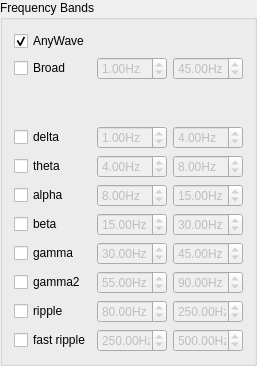
      <widget class="QGroupBox" name="groupBox_4">
       <property name="sizePolicy">
        <sizepolicy hsizetype="Expanding" vsizetype="Expanding">
         <horstretch>0</horstretch>
         <verstretch>0</verstretch>
        </sizepolicy>
       </property>
       <property name="title">
        <string>Frequency Bands</string>
       </property>
       <layout class="QGridLayout" name="gridLayout_3">
        <item row="0" column="0">
         <widget class="QCheckBox" name="checkAnyWave">
          <property name="sizePolicy">
           <sizepolicy hsizetype="Expanding" vsizetype="Fixed">
            <horstretch>0</horstretch>
            <verstretch>0</verstretch>
           </sizepolicy>
          </property>
          <property name="text">
           <string>AnyWave</string>
          </property>
          <property name="checked">
           <bool>true</bool>
          </property>
         </widget>
        </item>
        <item row="1" column="0">
         <widget class="QCheckBox" name="checkBroad">
          <property name="sizePolicy">
           <sizepolicy hsizetype="Preferred" vsizetype="Fixed">
            <horstretch>0</horstretch>
            <verstretch>0</verstretch>
           </sizepolicy>
          </property>
          <property name="text">
           <string>Broad</string>
          </property>
         </widget>
        </item>
        <item row="1" column="1">
         <widget class="QDoubleSpinBox" name="spinBroadHP">
          <property name="enabled">
           <bool>false</bool>
          </property>
          <property name="sizePolicy">
           <sizepolicy hsizetype="Preferred" vsizetype="Fixed">
            <horstretch>0</horstretch>
            <verstretch>0</verstretch>
           </sizepolicy>
          </property>
          <property name="maximumSize">
           <size>
            <width>70</width>
            <height>16777215</height>
           </size>
          </property>
          <property name="suffix">
           <string>Hz</string>
          </property>
          <property name="maximum">
           <double>9999999999999999635896294965248.000000000000000</double>
          </property>
          <property name="singleStep">
           <double>0.000000000000000</double>
          </property>
          <property name="value">
           <double>1.000000000000000</double>
          </property>
         </widget>
        </item>
        <item row="1" column="2">
         <widget class="QDoubleSpinBox" name="spinBroadLP">
          <property name="enabled">
           <bool>false</bool>
          </property>
          <property name="sizePolicy">
           <sizepolicy hsizetype="Preferred" vsizetype="Fixed">
            <horstretch>0</horstretch>
            <verstretch>0</verstretch>
           </sizepolicy>
          </property>
          <property name="maximumSize">
           <size>
            <width>70</width>
            <height>16777215</height>
           </size>
          </property>
          <property name="suffix">
           <string>Hz</string>
          </property>
          <property name="maximum">
           <double>9999999999999999635896294965248.000000000000000</double>
          </property>
          <property name="singleStep">
           <double>0.000000000000000</double>
          </property>
          <property name="value">
           <double>45.000000000000000</double>
          </property>
         </widget>
        </item>
        <item row="2" column="1">
         <spacer name="verticalSpacer_3">
          <property name="orientation">
           <enum>Qt::Vertical</enum>
          </property>
          <property name="sizeHint" stdset="0">
           <size>
            <width>20</width>
            <height>40</height>
           </size>
          </property>
         </spacer>
        </item>
        <item row="3" column="0">
         <widget class="QCheckBox" name="checkDelta">
          <property name="sizePolicy">
           <sizepolicy hsizetype="Preferred" vsizetype="Fixed">
            <horstretch>0</horstretch>
            <verstretch>0</verstretch>
           </sizepolicy>
          </property>
          <property name="text">
           <string>delta</string>
          </property>
         </widget>
        </item>
        <item row="3" column="1">
         <widget class="QDoubleSpinBox" name="spinDeltaHP">
          <property name="enabled">
           <bool>false</bool>
          </property>
          <property name="sizePolicy">
           <sizepolicy hsizetype="Preferred" vsizetype="Fixed">
            <horstretch>0</horstretch>
            <verstretch>0</verstretch>
           </sizepolicy>
          </property>
          <property name="maximumSize">
           <size>
            <width>70</width>
            <height>16777215</height>
           </size>
          </property>
          <property name="suffix">
           <string>Hz</string>
          </property>
          <property name="maximum">
           <double>9999999999999999635896294965248.000000000000000</double>
          </property>
          <property name="singleStep">
           <double>0.000000000000000</double>
          </property>
          <property name="value">
           <double>1.000000000000000</double>
          </property>
         </widget>
        </item>
        <item row="3" column="2">
         <widget class="QDoubleSpinBox" name="spinDeltaLP">
          <property name="enabled">
           <bool>false</bool>
          </property>
          <property name="sizePolicy">
           <sizepolicy hsizetype="Preferred" vsizetype="Fixed">
            <horstretch>0</horstretch>
            <verstretch>0</verstretch>
           </sizepolicy>
          </property>
          <property name="maximumSize">
           <size>
            <width>70</width>
            <height>16777215</height>
           </size>
          </property>
          <property name="suffix">
           <string>Hz</string>
          </property>
          <property name="maximum">
           <double>9999999999999999635896294965248.000000000000000</double>
          </property>
          <property name="singleStep">
           <double>0.000000000000000</double>
          </property>
          <property name="value">
           <double>4.000000000000000</double>
          </property>
         </widget>
        </item>
        <item row="4" column="0">
         <widget class="QCheckBox" name="checkTheta">
          <property name="sizePolicy">
           <sizepolicy hsizetype="Preferred" vsizetype="Fixed">
            <horstretch>0</horstretch>
            <verstretch>0</verstretch>
           </sizepolicy>
          </property>
          <property name="text">
           <string>theta</string>
          </property>
         </widget>
        </item>
        <item row="4" column="1">
         <widget class="QDoubleSpinBox" name="spinThetaHP">
          <property name="enabled">
           <bool>false</bool>
          </property>
          <property name="sizePolicy">
           <sizepolicy hsizetype="Preferred" vsizetype="Fixed">
            <horstretch>0</horstretch>
            <verstretch>0</verstretch>
           </sizepolicy>
          </property>
          <property name="maximumSize">
           <size>
            <width>70</width>
            <height>16777215</height>
           </size>
          </property>
          <property name="suffix">
           <string>Hz</string>
          </property>
          <property name="maximum">
           <double>9999999999999999635896294965248.000000000000000</double>
          </property>
          <property name="singleStep">
           <double>0.000000000000000</double>
          </property>
          <property name="value">
           <double>4.000000000000000</double>
          </property>
         </widget>
        </item>
        <item row="4" column="2">
         <widget class="QDoubleSpinBox" name="spinThetaLP">
          <property name="enabled">
           <bool>false</bool>
          </property>
          <property name="sizePolicy">
           <sizepolicy hsizetype="Preferred" vsizetype="Fixed">
            <horstretch>0</horstretch>
            <verstretch>0</verstretch>
           </sizepolicy>
          </property>
          <property name="maximumSize">
           <size>
            <width>70</width>
            <height>16777215</height>
           </size>
          </property>
          <property name="suffix">
           <string>Hz</string>
          </property>
          <property name="maximum">
           <double>9999999999999999635896294965248.000000000000000</double>
          </property>
          <property name="singleStep">
           <double>0.000000000000000</double>
          </property>
          <property name="value">
           <double>8.000000000000000</double>
          </property>
         </widget>
        </item>
        <item row="5" column="0">
         <widget class="QCheckBox" name="checkAlpha">
          <property name="text">
           <string>alpha</string>
          </property>
         </widget>
        </item>
        <item row="5" column="1">
         <widget class="QDoubleSpinBox" name="spinAlphaHP">
          <property name="enabled">
           <bool>false</bool>
          </property>
          <property name="sizePolicy">
           <sizepolicy hsizetype="Preferred" vsizetype="Fixed">
            <horstretch>0</horstretch>
            <verstretch>0</verstretch>
           </sizepolicy>
          </property>
          <property name="maximumSize">
           <size>
            <width>70</width>
            <height>16777215</height>
           </size>
          </property>
          <property name="suffix">
           <string>Hz</string>
          </property>
          <property name="maximum">
           <double>9999999999999999635896294965248.000000000000000</double>
          </property>
          <property name="singleStep">
           <double>0.000000000000000</double>
          </property>
          <property name="value">
           <double>8.000000000000000</double>
          </property>
         </widget>
        </item>
        <item row="5" column="2">
         <widget class="QDoubleSpinBox" name="spinAlphaLP">
          <property name="enabled">
           <bool>false</bool>
          </property>
          <property name="sizePolicy">
           <sizepolicy hsizetype="Preferred" vsizetype="Fixed">
            <horstretch>0</horstretch>
            <verstretch>0</verstretch>
           </sizepolicy>
          </property>
          <property name="maximumSize">
           <size>
            <width>70</width>
            <height>16777215</height>
           </size>
          </property>
          <property name="suffix">
           <string>Hz</string>
          </property>
          <property name="maximum">
           <double>9999999999999999635896294965248.000000000000000</double>
          </property>
          <property name="singleStep">
           <double>0.000000000000000</double>
          </property>
          <property name="value">
           <double>15.000000000000000</double>
          </property>
         </widget>
        </item>
        <item row="6" column="0">
         <widget class="QCheckBox" name="checkBeta">
          <property name="sizePolicy">
           <sizepolicy hsizetype="Preferred" vsizetype="Fixed">
            <horstretch>0</horstretch>
            <verstretch>0</verstretch>
           </sizepolicy>
          </property>
          <property name="text">
           <string>beta</string>
          </property>
         </widget>
        </item>
        <item row="6" column="1">
         <widget class="QDoubleSpinBox" name="spinBetaHP">
          <property name="enabled">
           <bool>false</bool>
          </property>
          <property name="sizePolicy">
           <sizepolicy hsizetype="Preferred" vsizetype="Fixed">
            <horstretch>0</horstretch>
            <verstretch>0</verstretch>
           </sizepolicy>
          </property>
          <property name="maximumSize">
           <size>
            <width>70</width>
            <height>16777215</height>
           </size>
          </property>
          <property name="suffix">
           <string>Hz</string>
          </property>
          <property name="maximum">
           <double>9999999999999999635896294965248.000000000000000</double>
          </property>
          <property name="singleStep">
           <double>0.000000000000000</double>
          </property>
          <property name="value">
           <double>15.000000000000000</double>
          </property>
         </widget>
        </item>
        <item row="6" column="2">
         <widget class="QDoubleSpinBox" name="spinBetaLP">
          <property name="enabled">
           <bool>false</bool>
          </property>
          <property name="sizePolicy">
           <sizepolicy hsizetype="Preferred" vsizetype="Fixed">
            <horstretch>0</horstretch>
            <verstretch>0</verstretch>
           </sizepolicy>
          </property>
          <property name="maximumSize">
           <size>
            <width>70</width>
            <height>16777215</height>
           </size>
          </property>
          <property name="suffix">
           <string>Hz</string>
          </property>
          <property name="maximum">
           <double>9999999999999999635896294965248.000000000000000</double>
          </property>
          <property name="singleStep">
           <double>0.000000000000000</double>
          </property>
          <property name="value">
           <double>30.000000000000000</double>
          </property>
         </widget>
        </item>
        <item row="7" column="0">
         <widget class="QCheckBox" name="checkGamma">
          <property name="sizePolicy">
           <sizepolicy hsizetype="Preferred" vsizetype="Fixed">
            <horstretch>0</horstretch>
            <verstretch>0</verstretch>
           </sizepolicy>
          </property>
          <property name="text">
           <string>gamma</string>
          </property>
         </widget>
        </item>
        <item row="7" column="1">
         <widget class="QDoubleSpinBox" name="spinGammaHP">
          <property name="enabled">
           <bool>false</bool>
          </property>
          <property name="sizePolicy">
           <sizepolicy hsizetype="Preferred" vsizetype="Fixed">
            <horstretch>0</horstretch>
            <verstretch>0</verstretch>
           </sizepolicy>
          </property>
          <property name="maximumSize">
           <size>
            <width>70</width>
            <height>16777215</height>
           </size>
          </property>
          <property name="suffix">
           <string>Hz</string>
          </property>
          <property name="maximum">
           <double>9999999999999999635896294965248.000000000000000</double>
          </property>
          <property name="singleStep">
           <double>0.000000000000000</double>
          </property>
          <property name="value">
           <double>30.000000000000000</double>
          </property>
         </widget>
        </item>
        <item row="7" column="2">
         <widget class="QDoubleSpinBox" name="spinGammaLP">
          <property name="enabled">
           <bool>false</bool>
          </property>
          <property name="sizePolicy">
           <sizepolicy hsizetype="Preferred" vsizetype="Fixed">
            <horstretch>0</horstretch>
            <verstretch>0</verstretch>
           </sizepolicy>
          </property>
          <property name="maximumSize">
           <size>
            <width>70</width>
            <height>16777215</height>
           </size>
          </property>
          <property name="suffix">
           <string>Hz</string>
          </property>
          <property name="maximum">
           <double>9999999999999999635896294965248.000000000000000</double>
          </property>
          <property name="singleStep">
           <double>0.000000000000000</double>
          </property>
          <property name="value">
           <double>45.000000000000000</double>
          </property>
         </widget>
        </item>
        <item row="8" column="0">
         <widget class="QCheckBox" name="checkGamma2">
          <property name="sizePolicy">
           <sizepolicy hsizetype="Preferred" vsizetype="Fixed">
            <horstretch>0</horstretch>
            <verstretch>0</verstretch>
           </sizepolicy>
          </property>
          <property name="text">
           <string>gamma2</string>
          </property>
         </widget>
        </item>
        <item row="8" column="1">
         <widget class="QDoubleSpinBox" name="spinGamma2HP">
          <property name="enabled">
           <bool>false</bool>
          </property>
          <property name="sizePolicy">
           <sizepolicy hsizetype="Preferred" vsizetype="Fixed">
            <horstretch>0</horstretch>
            <verstretch>0</verstretch>
           </sizepolicy>
          </property>
          <property name="maximumSize">
           <size>
            <width>70</width>
            <height>16777215</height>
           </size>
          </property>
          <property name="suffix">
           <string>Hz</string>
          </property>
          <property name="decimals">
           <number>2</number>
          </property>
          <property name="maximum">
           <double>9999999999999999635896294965248.000000000000000</double>
          </property>
          <property name="singleStep">
           <double>0.000000000000000</double>
          </property>
          <property name="value">
           <double>55.000000000000000</double>
          </property>
         </widget>
        </item>
        <item row="8" column="2">
         <widget class="QDoubleSpinBox" name="spinGamma2LP">
          <property name="enabled">
           <bool>false</bool>
          </property>
          <property name="sizePolicy">
           <sizepolicy hsizetype="Preferred" vsizetype="Fixed">
            <horstretch>0</horstretch>
            <verstretch>0</verstretch>
           </sizepolicy>
          </property>
          <property name="maximumSize">
           <size>
            <width>70</width>
            <height>16777215</height>
           </size>
          </property>
          <property name="suffix">
           <string>Hz</string>
          </property>
          <property name="maximum">
           <double>9999999999999999635896294965248.000000000000000</double>
          </property>
          <property name="singleStep">
           <double>0.000000000000000</double>
          </property>
          <property name="value">
           <double>90.000000000000000</double>
          </property>
         </widget>
        </item>
        <item row="9" column="0">
         <widget class="QCheckBox" name="checkRipple">
          <property name="sizePolicy">
           <sizepolicy hsizetype="Preferred" vsizetype="Fixed">
            <horstretch>0</horstretch>
            <verstretch>0</verstretch>
           </sizepolicy>
          </property>
          <property name="text">
           <string>ripple</string>
          </property>
         </widget>
        </item>
        <item row="9" column="1">
         <widget class="QDoubleSpinBox" name="spinRippleHP">
          <property name="enabled">
           <bool>false</bool>
          </property>
          <property name="sizePolicy">
           <sizepolicy hsizetype="Preferred" vsizetype="Fixed">
            <horstretch>0</horstretch>
            <verstretch>0</verstretch>
           </sizepolicy>
          </property>
          <property name="maximumSize">
           <size>
            <width>70</width>
            <height>16777215</height>
           </size>
          </property>
          <property name="suffix">
           <string>Hz</string>
          </property>
          <property name="decimals">
           <number>2</number>
          </property>
          <property name="maximum">
           <double>9999999999999999635896294965248.000000000000000</double>
          </property>
          <property name="singleStep">
           <double>0.000000000000000</double>
          </property>
          <property name="value">
           <double>80.000000000000000</double>
          </property>
         </widget>
        </item>
        <item row="9" column="2">
         <widget class="QDoubleSpinBox" name="spinRippleLP">
          <property name="enabled">
           <bool>false</bool>
          </property>
          <property name="sizePolicy">
           <sizepolicy hsizetype="Preferred" vsizetype="Fixed">
            <horstretch>0</horstretch>
            <verstretch>0</verstretch>
           </sizepolicy>
          </property>
          <property name="maximumSize">
           <size>
            <width>70</width>
            <height>16777215</height>
           </size>
          </property>
          <property name="suffix">
           <string>Hz</string>
          </property>
          <property name="decimals">
           <number>2</number>
          </property>
          <property name="maximum">
           <double>9999999999999999635896294965248.000000000000000</double>
          </property>
          <property name="singleStep">
           <double>0.000000000000000</double>
          </property>
          <property name="value">
           <double>250.000000000000000</double>
          </property>
         </widget>
        </item>
        <item row="10" column="0">
         <widget class="QCheckBox" name="checkFastRipple">
          <property name="sizePolicy">
           <sizepolicy hsizetype="Preferred" vsizetype="Fixed">
            <horstretch>0</horstretch>
            <verstretch>0</verstretch>
           </sizepolicy>
          </property>
          <property name="text">
           <string>fast ripple</string>
          </property>
         </widget>
        </item>
        <item row="10" column="1">
         <widget class="QDoubleSpinBox" name="spinFastRippleHP">
          <property name="enabled">
           <bool>false</bool>
          </property>
          <property name="sizePolicy">
           <sizepolicy hsizetype="Preferred" vsizetype="Fixed">
            <horstretch>0</horstretch>
            <verstretch>0</verstretch>
           </sizepolicy>
          </property>
          <property name="maximumSize">
           <size>
            <width>70</width>
            <height>16777215</height>
           </size>
          </property>
          <property name="suffix">
           <string>Hz</string>
          </property>
          <property name="decimals">
           <number>2</number>
          </property>
          <property name="maximum">
           <double>9999999999999999635896294965248.000000000000000</double>
          </property>
          <property name="singleStep">
           <double>0.000000000000000</double>
          </property>
          <property name="value">
           <double>250.000000000000000</double>
          </property>
         </widget>
        </item>
        <item row="10" column="2">
         <widget class="QDoubleSpinBox" name="spinFastRippleLP">
          <property name="enabled">
           <bool>false</bool>
          </property>
          <property name="sizePolicy">
           <sizepolicy hsizetype="Preferred" vsizetype="Fixed">
            <horstretch>0</horstretch>
            <verstretch>0</verstretch>
           </sizepolicy>
          </property>
          <property name="maximumSize">
           <size>
            <width>70</width>
            <height>16777215</height>
           </size>
          </property>
          <property name="suffix">
           <string>Hz</string>
          </property>
          <property name="decimals">
           <number>2</number>
          </property>
          <property name="maximum">
           <double>9999999999999999635896294965248.000000000000000</double>
          </property>
          <property name="singleStep">
           <double>0.000000000000000</double>
          </property>
          <property name="value">
           <double>500.000000000000000</double>
          </property>
         </widget>
        </item>
       </layout>
      </widget>
